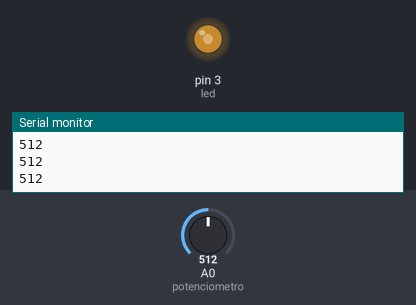
Simulated run of this sketch. Board: Arduino Uno, built with avr-gcc and run on an emulated ATmega328P. Shown: output pins drawn as LEDs (lit = HIGH), the last lines printed to the serial monitor. The inputs (shaded band) are chosen by the test bench; at power-on: A0 (potenciometro) = 512.

Above: at 1.2 s.
1.3 s: A0 (potenciometro) set to 716
At 2.5 s:
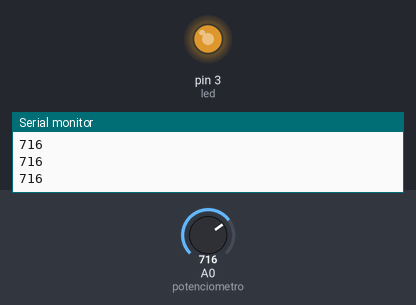
2.8 s: A0 (potenciometro) set to 900
At 4.0 s:
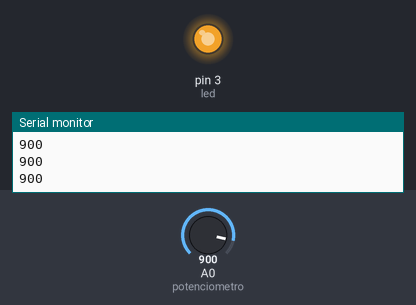
4.3 s: A0 (potenciometro) set to 122
At 5.1 s:
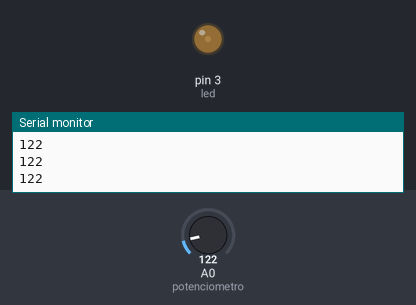
Timing chart, 0 to 7.3 s (numbered marks = the images above; inputs shaded):
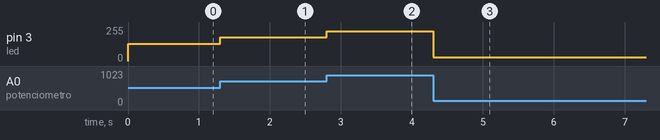

The sketch:

exercicio_7.ino
```cpp
int potenciometro=0;
int valor=0;
int led=3;

void setup(){
  Serial.begin(9600);
  pinMode(led,OUTPUT);
}
void loop(){
  valor=analogRead(potenciometro);
  if(valor>0){
  analogWrite(led,(valor/4));
Serial.println(valor);}
}
```

Measured:
- after the input at 1.3 s, pin 3 (led): 128/255 → 179/255 at once
- after the input at 2.8 s, pin 3 (led): 179/255 → 225/255 at once
- after the input at 4.3 s, pin 3 (led): 225/255 → 30/255 at once
